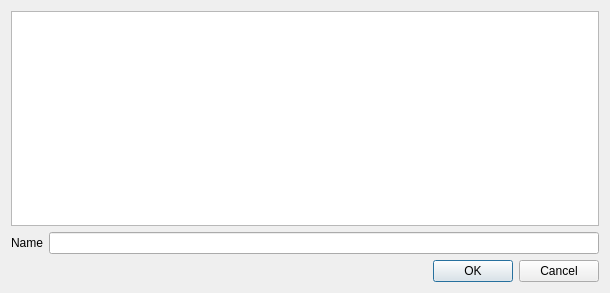
<?xml version="1.0" encoding="UTF-8"?>
<ui version="4.0">
 <class>QgsLinkedLayerSelectDialog</class>
 <widget class="QDialog" name="QgsLinkedLayerSelectDialog">
  <property name="geometry">
   <rect>
    <x>0</x>
    <y>0</y>
    <width>610</width>
    <height>293</height>
   </rect>
  </property>
  <property name="windowTitle">
   <string>Select a layer to link</string>
  </property>
  <layout class="QVBoxLayout" name="verticalLayout">
   <item>
    <widget class="QListWidget" name="mLayerList"/>
   </item>
   <item>
    <layout class="QHBoxLayout" name="horizontalLayout">
     <item>
      <widget class="QLabel" name="label">
       <property name="text">
        <string>Name</string>
       </property>
      </widget>
     </item>
     <item>
      <widget class="QLineEdit" name="mLayerName"/>
     </item>
    </layout>
   </item>
   <item>
    <widget class="QDialogButtonBox" name="buttonBox">
     <property name="orientation">
      <enum>Qt::Horizontal</enum>
     </property>
     <property name="standardButtons">
      <set>QDialogButtonBox::Cancel|QDialogButtonBox::Ok</set>
     </property>
    </widget>
   </item>
  </layout>
 </widget>
 <resources/>
 <connections>
  <connection>
   <sender>buttonBox</sender>
   <signal>accepted()</signal>
   <receiver>QgsLinkedLayerSelectDialog</receiver>
   <slot>accept()</slot>
   <hints>
    <hint type="sourcelabel">
     <x>248</x>
     <y>254</y>
    </hint>
    <hint type="destinationlabel">
     <x>157</x>
     <y>274</y>
    </hint>
   </hints>
  </connection>
  <connection>
   <sender>buttonBox</sender>
   <signal>rejected()</signal>
   <receiver>QgsLinkedLayerSelectDialog</receiver>
   <slot>reject()</slot>
   <hints>
    <hint type="sourcelabel">
     <x>316</x>
     <y>260</y>
    </hint>
    <hint type="destinationlabel">
     <x>286</x>
     <y>274</y>
    </hint>
   </hints>
  </connection>
 </connections>
</ui>
